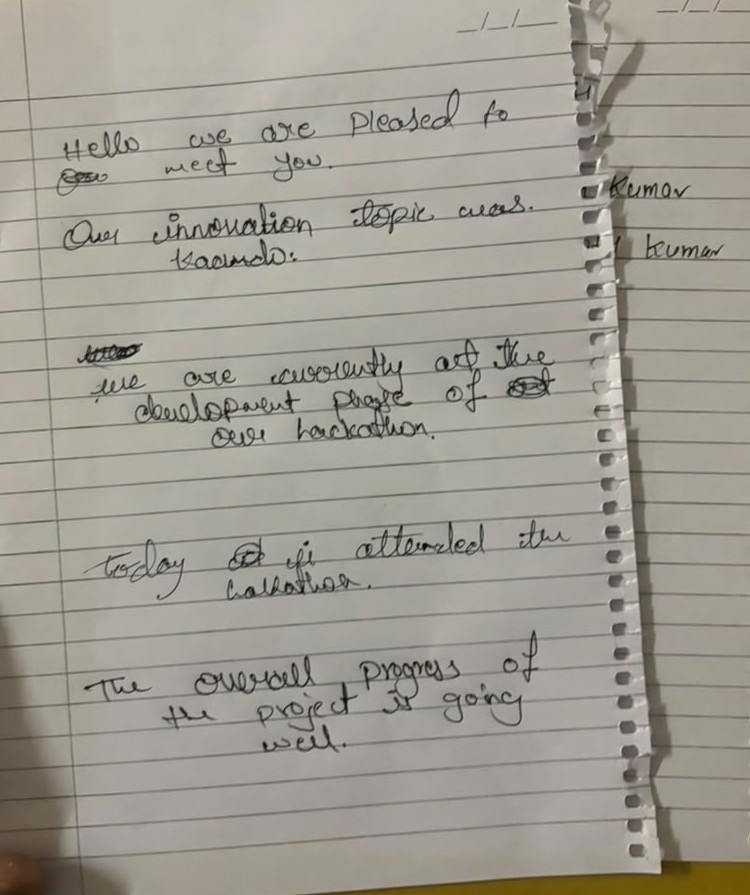
#> input picture DISHA-HTR/evaluation/images/cursive/CU01.jpeg, 750 x 895 px
$ python -i line_clean.py   (imports and definitions only)
#> lines starting #> are read from the running program, lines starting #| are printed output that depends on the picture; after the words box and inside, x2 and y2 are one past the last pixel; in counts of white or black regions, pixels touching at a corner belong together
#> further down, picture is the input picture: shape (895, 750, 3); mean B, G, R 146.7, 156.4, 160.4
"""Paper-aware ruled-line cleanup for phone-notebook line crops.

Replaces long horizontal rulings with local paper colour (not pure white),
which avoids bright streak artifacts that confuse TrOCR.
"""

from __future__ import annotations

import cv2
import numpy as np


def paper_clean_line(bgr: np.ndarray, target_h: int = 128) -> np.ndarray:
    """Return RGB uint8 line image with rulings softened to paper tone."""
#> called with target_h = 128
    if bgr.ndim == 2:
        bgr = cv2.cvtColor(bgr, cv2.COLOR_GRAY2BGR)
    gray = cv2.cvtColor(bgr, cv2.COLOR_BGR2GRAY)
    # Estimate paper tone from bright pixels (ignore ink).
    paper = float(np.percentile(gray, 70))
#> paper = 170
    thr = cv2.adaptiveThreshold(
        gray, 255, cv2.ADAPTIVE_THRESH_MEAN_C, cv2.THRESH_BINARY_INV, 31, 15
    )
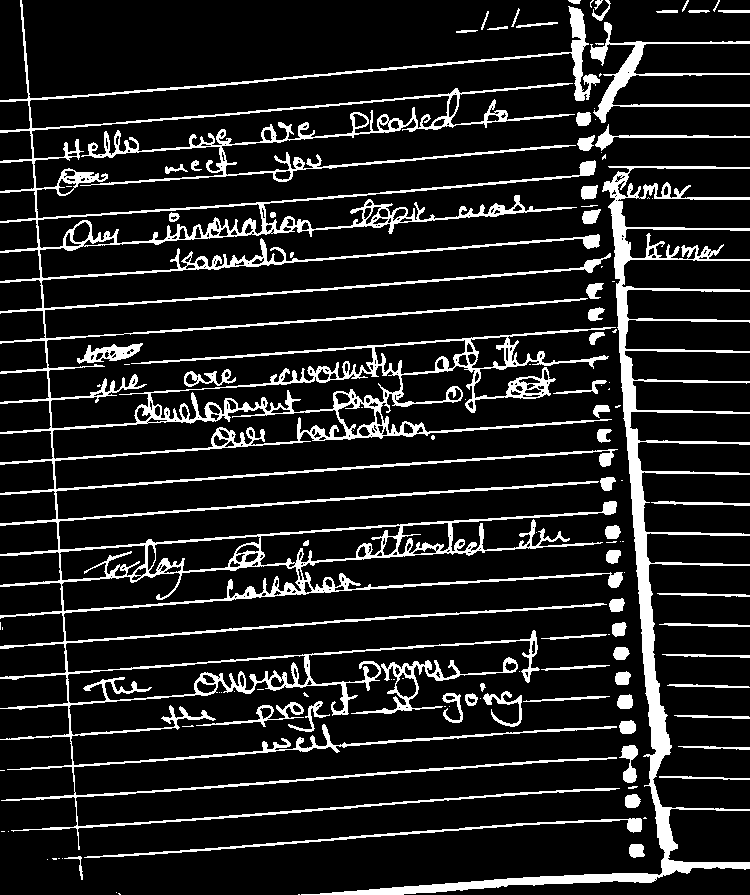
#> thr: shape (895, 750); 13% white; 126 white regions (58 under 20 px), largest, box (x1, y1, x2, y2) and area: (0, 0, 623, 850) 55269, (301, 166, 750, 895) 16174, (590, 22, 750, 123) 2338
    k = max(25, bgr.shape[1] // 15)
#> k = 50
    horiz = cv2.morphologyEx(
        thr, cv2.MORPH_OPEN, cv2.getStructuringElement(cv2.MORPH_RECT, (k, 1))
    )
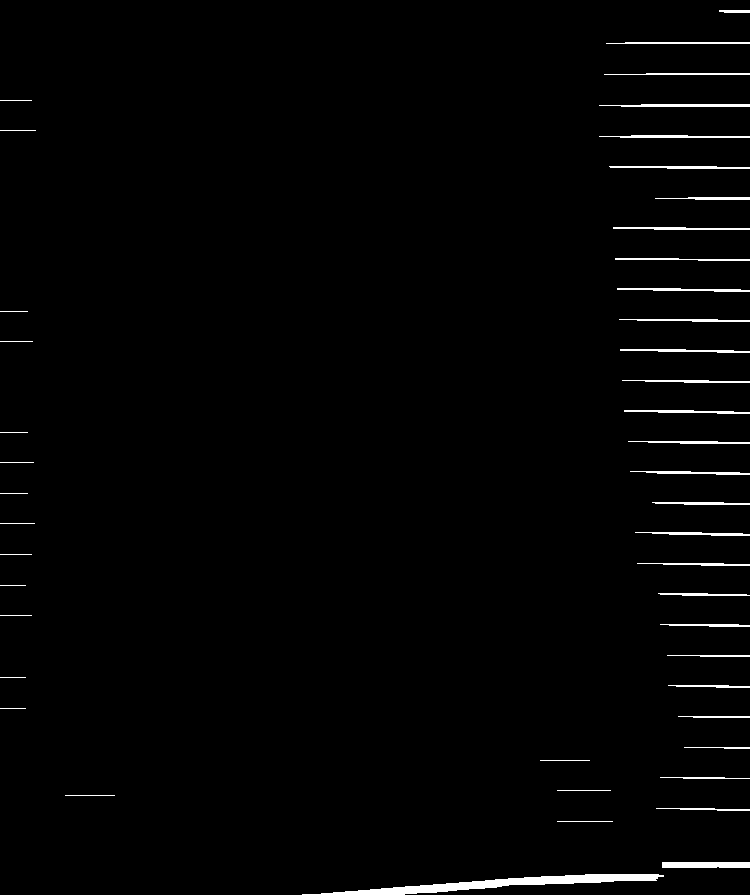
#> horiz: shape (895, 750); 1.5% white; 46 white regions, largest, box (x1, y1, x2, y2) and area: (302, 874, 664, 895) 2435, (662, 862, 750, 868) 526, (599, 104, 750, 107) 389
    # Keep ink where both ink and "horiz" fire (thick stroke overlapping a rule).
    ink = thr > 0
    rule = horiz > 0
    rule_only = rule & ~cv2.dilate(ink.astype(np.uint8), np.ones((3, 3), np.uint8), 1).astype(bool)
#> rule_only: shape (895, 750) bool; every value is 0
    cleaned = gray.copy()
    cleaned[rule_only] = np.uint8(np.clip(paper, 0, 255))
    # Mild contrast stretch.
    p2, p98 = np.percentile(cleaned, (2, 98))
#> p2 = 74; p98 = 184
    cleaned = np.clip((cleaned - p2) * 255.0 / max(p98 - p2, 1), 0, 255).astype(np.uint8)
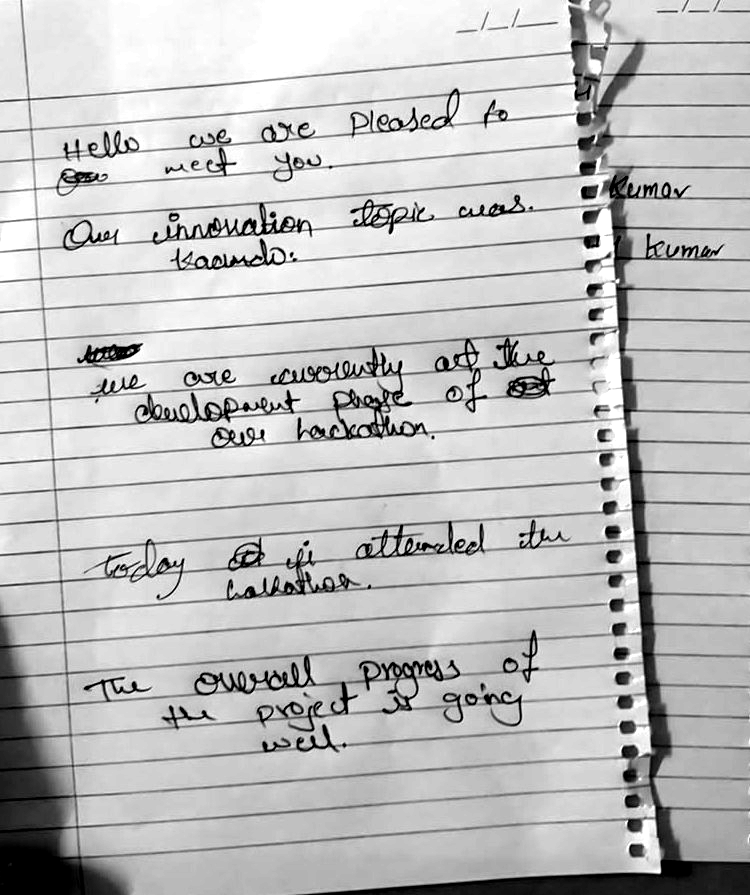
#> cleaned: shape (895, 750); min 0, max 255, mean 191.1
    h, w = cleaned.shape
#> h = 895; w = 750
    scale = max(1.0, target_h / max(h, 1))
#> scale = 1
    cleaned = cv2.resize(
        cleaned, (max(32, int(w * scale)), int(h * scale)), interpolation=cv2.INTER_CUBIC
    )
    return cv2.cvtColor(cleaned, cv2.COLOR_GRAY2RGB)


# [90 lines left out: functions _elastic_distort, strong_phone_aug, not called in this run]

>>> import cv2
>>> picture = cv2.imread('../../evaluation/images/cursive/CU01.jpeg')
>>> result = paper_clean_line(picture)

$ run again, on DISHA-HTR/evaluation/images/cursive/CU03.jpeg
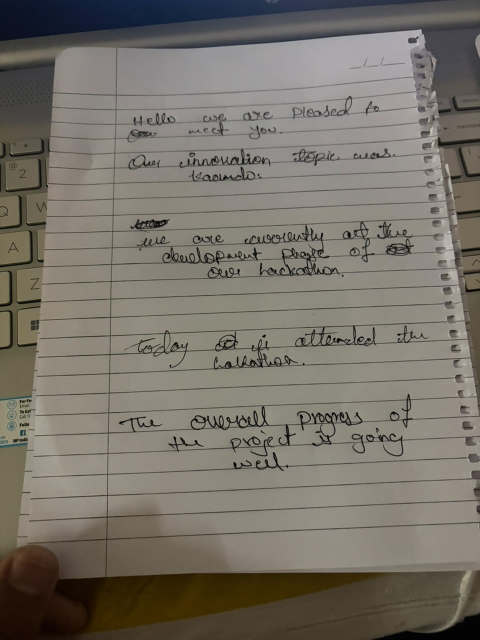
#> input picture DISHA-HTR/evaluation/images/cursive/CU03.jpeg, 960 x 1280 px (shown at 1/2 size)
#> picture is the input picture: shape (1280, 960, 3); mean B, G, R 104.9, 114.2, 119.3
#> paper = 140
#> in paper_clean_line, `thr = cv2.adaptiveThreshold( gray, 255, cv2.ADAPTIVE_THRESH_MEAN_C, cv..`:
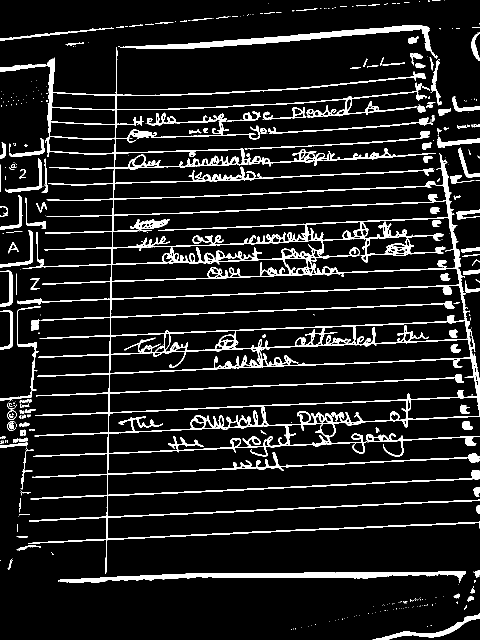
#> thr: shape (1280, 960) (shown at 1/2 size); 10% white; 388 white regions (243 under 20 px), largest, box (x1, y1, x2, y2) and area: (0, 96, 960, 1148) 79392, (120, 1142, 932, 1166) 7004, (236, 50, 875, 117) 6453
#> horiz: shape (1280, 960); 1.8% white; 69 white regions, largest, box (x1, y1, x2, y2) and area: (121, 1144, 933, 1164) 6098, (241, 53, 860, 97) 5794, (167, 187, 441, 192) 562
#> rule_only: shape (1280, 960) bool; every value is 0
#> p2 = 18; p98 = 164
#> in paper_clean_line, `cleaned = np.clip((cleaned - p2) * 255.0 / max(p98 - p2, 1), 0, 255).a..`:
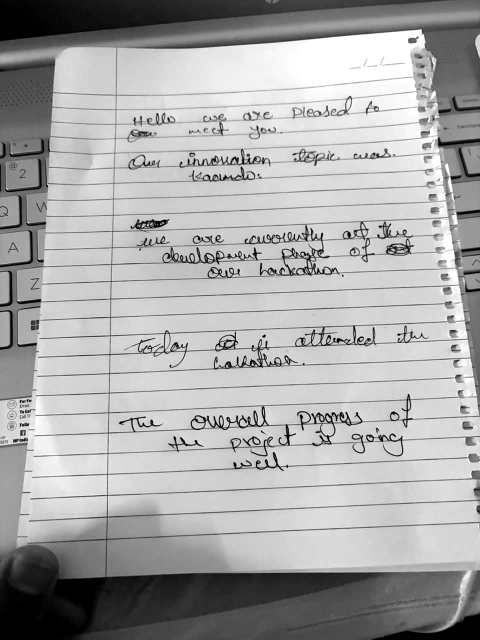
#> cleaned: shape (1280, 960) (shown at 1/2 size); min 0, max 255, mean 168.4
